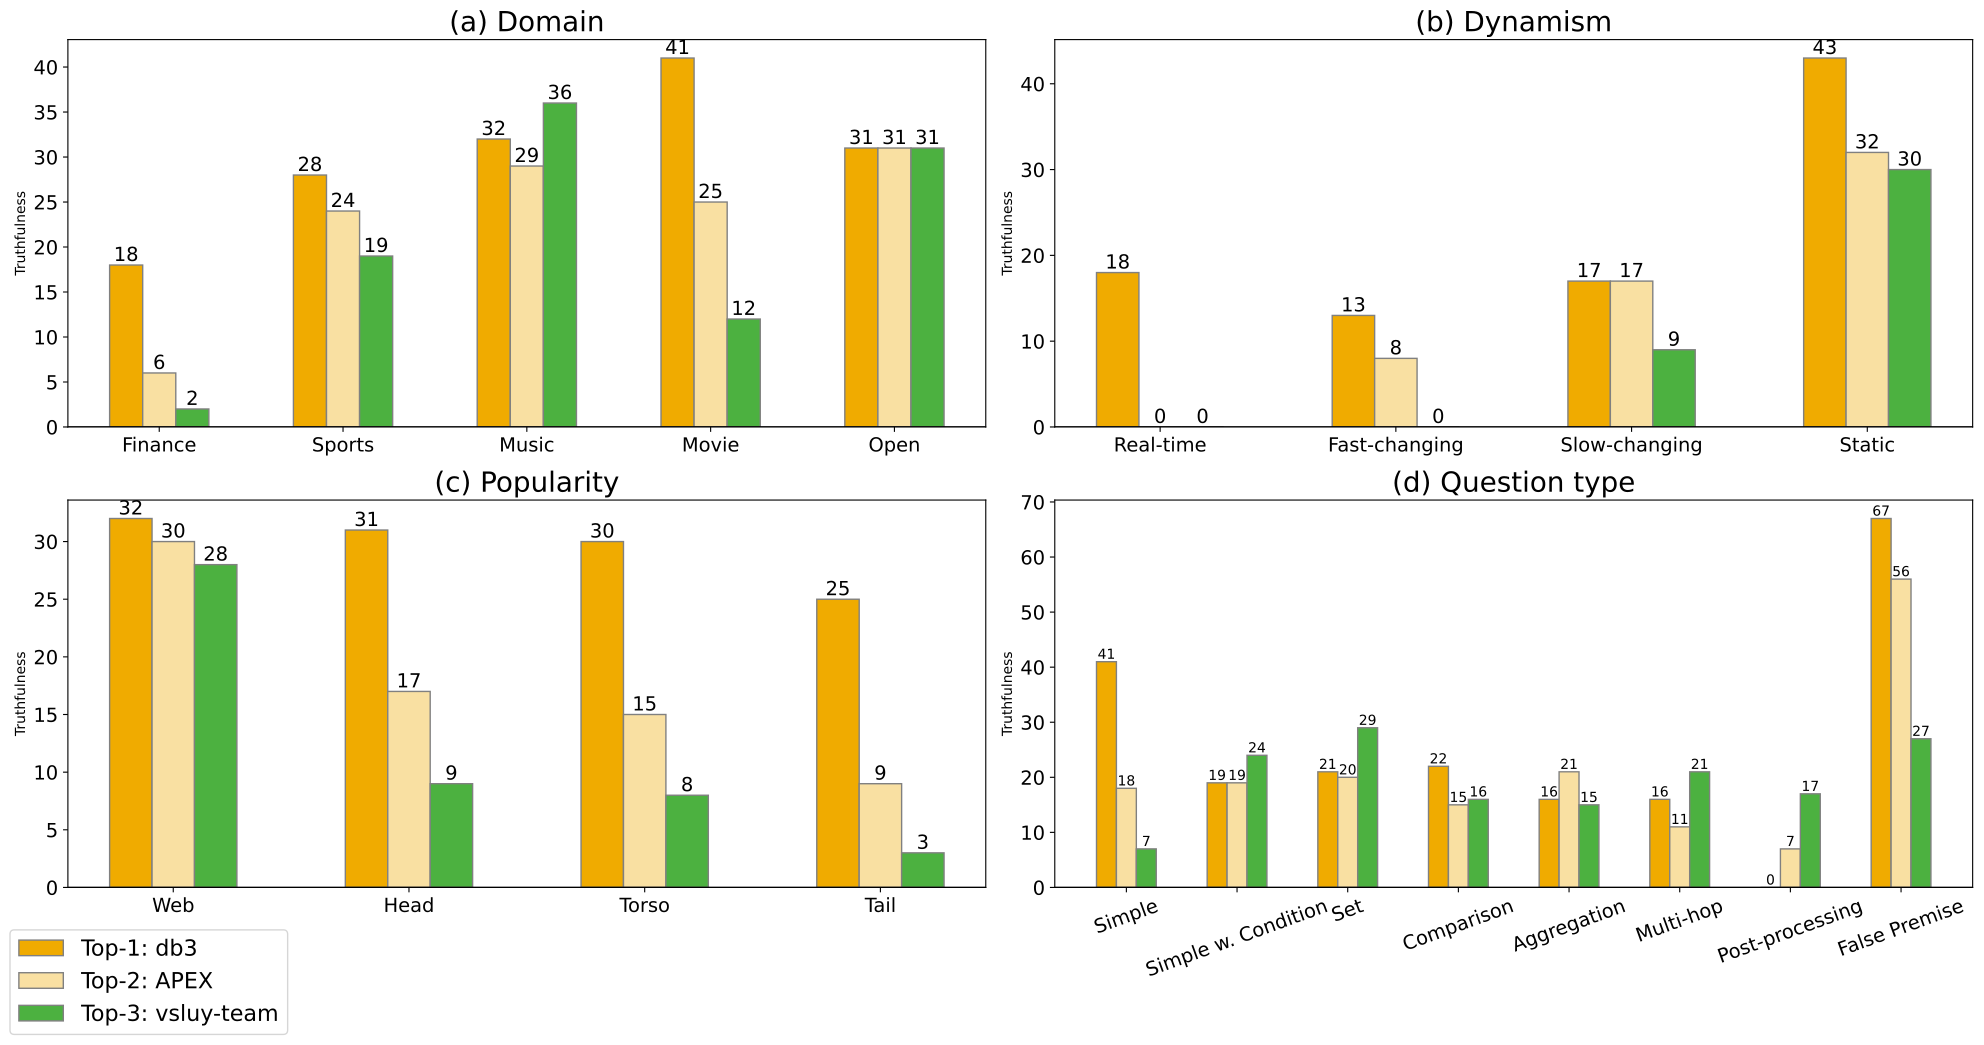

Recreate this plot in Python.
import matplotlib.pyplot as plt
import numpy as np

categories = [
    ["Finance", "Sports", "Music", "Movie", "Open"],
    ["Real-time", "Fast-changing", "Slow-changing", "Static"],
    ["Web", "Head", "Torso", "Tail"],
    [
        "Simple",
        "Simple w. Condition",
        "Set",
        "Comparison",
        "Aggregation",
        "Multi-hop",
        "Post-processing",
        "False Premise",
    ],
]

systems = ['Top-1: db3', 'Top-2: APEX', 'Top-3: vsluy-team']
panels = ["(a) Domain", "(b) Dynamism", "(c) Popularity", "(d) Question type"]
scores = [[[17.7, 5.8, 1.8], [27.8, 23.6, 18.7], [31.5, 29.0, 36.3], [41.0, 24.6, 11.9], [31.1, 30.8, 31.2]], [[17.7, 0.0, 0.0], [12.8, 8.0, 0.0], [16.8, 17.4, 9.2], [43.1, 31.7, 29.8]], [[31.7, 29.9, 28.0], [31.2, 16.6, 9.4], [29.9, 14.7, 7.5], [24.9, 8.6, 3.4]], [[41.4, 18.4, 7.1], [19.0, 18.8, 24.3], [20.8, 20.0, 28.8], [21.9, 15.4, 15.8], [15.5, 20.6, 15.4], [16.2, 10.6, 20.8], [0.0, 6.9, 16.7], [67.4, 55.6, 27.4]]]
scores = [[[round(num) for num in inner_list] for inner_list in outer_list] for outer_list in scores]

fig, axs = plt.subplots(2, 2, figsize=(20, 10))
bar_width = 0.18
colors = ["#F0AB00", "#F9E0A2", "#4CB140", "#BDE2B9"]

for i, ax in enumerate(axs.flat):
    for j, system in enumerate(systems):
        results = [scores[i][k][j] for k in range(len(categories[i]))]
        r = np.arange(len(categories[i]))
        bars = ax.bar(
            r + j * bar_width,
            results,
            width=bar_width,
            color=colors[j],
            edgecolor="grey",
            label=system,
        )

        # Add the numeric values on top of the bars
        #'''
        for bar in bars:
            yval = bar.get_height()
            ax.text(
                bar.get_x() + bar.get_width() / 2,
                yval,
                round(yval, 2),
                ha="center",
                va="bottom",
                fontsize=10 if len(categories[i]) > 5 else 14,
            )
        #'''

    ax.set_ylabel('Truthfulness')
    ax.set_title(panels[i], fontsize=20)

    ax.tick_params(axis="y", which="major", labelsize=14)

    ax.set_xticks(r + bar_width * 1)

    ax.set_xticklabels(
        categories[i], rotation=20 if len(categories[i]) > 5 else 0, fontsize=14
    )

    ax.axhline(y=0, linewidth=1, color="k")


# Adjust the space between the panels
# plt.subplots_adjust(wspace=0.1, hspace=0.2)

# Global legend
handles, labels = axs[0][0].get_legend_handles_labels()
fig.legend(
    handles,
    labels,
    loc="lower left",
    ncol=len(systems) // 2,
    fontsize=16,
    bbox_to_anchor=(0, -0.05),
)

# Save the figure and show
plt.tight_layout()
plt.savefig("/Users/xiaoyangfb/Downloads/task_3_winner_slicing.pdf", bbox_inches="tight")
# plt.show()
